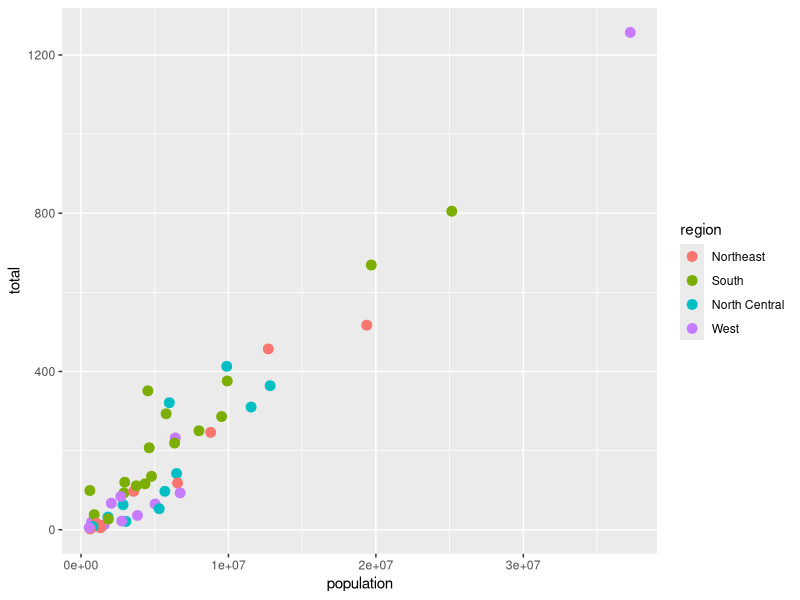

Reproduce this figure in R.
library(dslabs)
library(tidyverse)
data(murders)

murders %>% ggplot(aes(population,total, colour = region)) +
  geom_point(size = 3)
